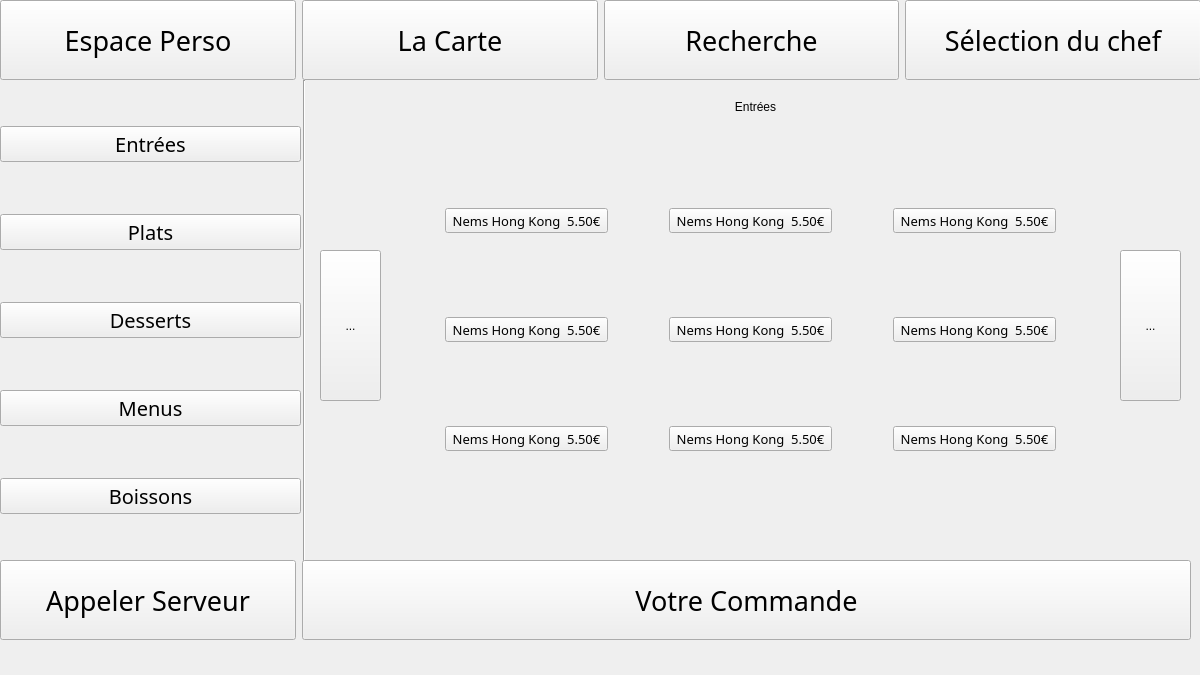
<?xml version="1.0" encoding="UTF-8"?>
<ui version="4.0">
 <class>Entrees</class>
 <widget class="QWidget" name="Entrees">
  <property name="geometry">
   <rect>
    <x>0</x>
    <y>0</y>
    <width>1200</width>
    <height>675</height>
   </rect>
  </property>
  <property name="windowTitle">
   <string>Form</string>
  </property>
  <widget class="QWidget" name="gridLayoutWidget">
   <property name="geometry">
    <rect>
     <x>390</x>
     <y>130</y>
     <width>721</width>
     <height>401</height>
    </rect>
   </property>
   <layout class="QGridLayout" name="gridLayout">
    <property name="sizeConstraint">
     <enum>QLayout::SetDefaultConstraint</enum>
    </property>
    <property name="spacing">
     <number>6</number>
    </property>
    <item row="0" column="0">
     <widget class="QToolButton" name="toolButton_10">
      <property name="sizePolicy">
       <sizepolicy hsizetype="Fixed" vsizetype="Fixed">
        <horstretch>0</horstretch>
        <verstretch>0</verstretch>
       </sizepolicy>
      </property>
      <property name="font">
       <font>
        <family>Manjari</family>
        <pointsize>10</pointsize>
       </font>
      </property>
      <property name="text">
       <string>Nems Hong Kong  5.50€</string>
      </property>
      <property name="icon">
       <iconset>
        <normaloff>nourriture.jpg</normaloff>nourriture.jpg</iconset>
      </property>
      <property name="iconSize">
       <size>
        <width>140</width>
        <height>90</height>
       </size>
      </property>
      <property name="toolButtonStyle">
       <enum>Qt::ToolButtonTextUnderIcon</enum>
      </property>
     </widget>
    </item>
    <item row="2" column="4">
     <widget class="QToolButton" name="toolButton_18">
      <property name="sizePolicy">
       <sizepolicy hsizetype="Fixed" vsizetype="Fixed">
        <horstretch>0</horstretch>
        <verstretch>0</verstretch>
       </sizepolicy>
      </property>
      <property name="font">
       <font>
        <family>Manjari</family>
        <pointsize>10</pointsize>
       </font>
      </property>
      <property name="text">
       <string>Nems Hong Kong  5.50€</string>
      </property>
      <property name="icon">
       <iconset>
        <normaloff>nourriture.jpg</normaloff>nourriture.jpg</iconset>
      </property>
      <property name="iconSize">
       <size>
        <width>140</width>
        <height>90</height>
       </size>
      </property>
      <property name="toolButtonStyle">
       <enum>Qt::ToolButtonTextUnderIcon</enum>
      </property>
     </widget>
    </item>
    <item row="2" column="1">
     <widget class="QToolButton" name="toolButton_17">
      <property name="sizePolicy">
       <sizepolicy hsizetype="Fixed" vsizetype="Fixed">
        <horstretch>0</horstretch>
        <verstretch>0</verstretch>
       </sizepolicy>
      </property>
      <property name="font">
       <font>
        <family>Manjari</family>
        <pointsize>10</pointsize>
       </font>
      </property>
      <property name="text">
       <string>Nems Hong Kong  5.50€</string>
      </property>
      <property name="icon">
       <iconset>
        <normaloff>nourriture.jpg</normaloff>nourriture.jpg</iconset>
      </property>
      <property name="iconSize">
       <size>
        <width>140</width>
        <height>90</height>
       </size>
      </property>
      <property name="toolButtonStyle">
       <enum>Qt::ToolButtonTextUnderIcon</enum>
      </property>
     </widget>
    </item>
    <item row="1" column="1">
     <widget class="QToolButton" name="toolButton_14">
      <property name="sizePolicy">
       <sizepolicy hsizetype="Fixed" vsizetype="Fixed">
        <horstretch>0</horstretch>
        <verstretch>0</verstretch>
       </sizepolicy>
      </property>
      <property name="font">
       <font>
        <family>Manjari</family>
        <pointsize>10</pointsize>
       </font>
      </property>
      <property name="text">
       <string>Nems Hong Kong  5.50€</string>
      </property>
      <property name="icon">
       <iconset>
        <normaloff>nourriture.jpg</normaloff>nourriture.jpg</iconset>
      </property>
      <property name="iconSize">
       <size>
        <width>140</width>
        <height>90</height>
       </size>
      </property>
      <property name="toolButtonStyle">
       <enum>Qt::ToolButtonTextUnderIcon</enum>
      </property>
     </widget>
    </item>
    <item row="0" column="4">
     <widget class="QToolButton" name="toolButton_12">
      <property name="sizePolicy">
       <sizepolicy hsizetype="Fixed" vsizetype="Fixed">
        <horstretch>0</horstretch>
        <verstretch>0</verstretch>
       </sizepolicy>
      </property>
      <property name="font">
       <font>
        <family>Manjari</family>
        <pointsize>10</pointsize>
       </font>
      </property>
      <property name="text">
       <string>Nems Hong Kong  5.50€</string>
      </property>
      <property name="icon">
       <iconset>
        <normaloff>nourriture.jpg</normaloff>nourriture.jpg</iconset>
      </property>
      <property name="iconSize">
       <size>
        <width>140</width>
        <height>90</height>
       </size>
      </property>
      <property name="toolButtonStyle">
       <enum>Qt::ToolButtonTextUnderIcon</enum>
      </property>
     </widget>
    </item>
    <item row="2" column="0">
     <widget class="QToolButton" name="toolButton_16">
      <property name="sizePolicy">
       <sizepolicy hsizetype="Fixed" vsizetype="Fixed">
        <horstretch>0</horstretch>
        <verstretch>0</verstretch>
       </sizepolicy>
      </property>
      <property name="font">
       <font>
        <family>Manjari</family>
        <pointsize>10</pointsize>
       </font>
      </property>
      <property name="text">
       <string>Nems Hong Kong  5.50€</string>
      </property>
      <property name="icon">
       <iconset>
        <normaloff>nourriture.jpg</normaloff>nourriture.jpg</iconset>
      </property>
      <property name="iconSize">
       <size>
        <width>140</width>
        <height>90</height>
       </size>
      </property>
      <property name="toolButtonStyle">
       <enum>Qt::ToolButtonTextUnderIcon</enum>
      </property>
     </widget>
    </item>
    <item row="1" column="0">
     <widget class="QToolButton" name="toolButton_13">
      <property name="sizePolicy">
       <sizepolicy hsizetype="Fixed" vsizetype="Fixed">
        <horstretch>0</horstretch>
        <verstretch>0</verstretch>
       </sizepolicy>
      </property>
      <property name="font">
       <font>
        <family>Manjari</family>
        <pointsize>10</pointsize>
       </font>
      </property>
      <property name="text">
       <string>Nems Hong Kong  5.50€</string>
      </property>
      <property name="icon">
       <iconset>
        <normaloff>nourriture.jpg</normaloff>nourriture.jpg</iconset>
      </property>
      <property name="iconSize">
       <size>
        <width>140</width>
        <height>90</height>
       </size>
      </property>
      <property name="toolButtonStyle">
       <enum>Qt::ToolButtonTextUnderIcon</enum>
      </property>
     </widget>
    </item>
    <item row="1" column="4">
     <widget class="QToolButton" name="toolButton_15">
      <property name="sizePolicy">
       <sizepolicy hsizetype="Fixed" vsizetype="Fixed">
        <horstretch>0</horstretch>
        <verstretch>0</verstretch>
       </sizepolicy>
      </property>
      <property name="font">
       <font>
        <family>Manjari</family>
        <pointsize>10</pointsize>
       </font>
      </property>
      <property name="text">
       <string>Nems Hong Kong  5.50€</string>
      </property>
      <property name="icon">
       <iconset>
        <normaloff>nourriture.jpg</normaloff>nourriture.jpg</iconset>
      </property>
      <property name="iconSize">
       <size>
        <width>140</width>
        <height>90</height>
       </size>
      </property>
      <property name="toolButtonStyle">
       <enum>Qt::ToolButtonTextUnderIcon</enum>
      </property>
     </widget>
    </item>
    <item row="0" column="1">
     <widget class="QToolButton" name="toolButton_11">
      <property name="sizePolicy">
       <sizepolicy hsizetype="Fixed" vsizetype="Fixed">
        <horstretch>0</horstretch>
        <verstretch>0</verstretch>
       </sizepolicy>
      </property>
      <property name="font">
       <font>
        <family>Manjari</family>
        <pointsize>10</pointsize>
       </font>
      </property>
      <property name="text">
       <string>Nems Hong Kong  5.50€</string>
      </property>
      <property name="icon">
       <iconset>
        <normaloff>nourriture.jpg</normaloff>nourriture.jpg</iconset>
      </property>
      <property name="iconSize">
       <size>
        <width>140</width>
        <height>90</height>
       </size>
      </property>
      <property name="toolButtonStyle">
       <enum>Qt::ToolButtonTextUnderIcon</enum>
      </property>
     </widget>
    </item>
   </layout>
  </widget>
  <widget class="QWidget" name="horizontalLayoutWidget">
   <property name="geometry">
    <rect>
     <x>0</x>
     <y>0</y>
     <width>1201</width>
     <height>80</height>
    </rect>
   </property>
   <layout class="QHBoxLayout" name="horizontalLayout_2">
    <item>
     <widget class="QPushButton" name="pushButton_4">
      <property name="sizePolicy">
       <sizepolicy hsizetype="Expanding" vsizetype="Expanding">
        <horstretch>0</horstretch>
        <verstretch>0</verstretch>
       </sizepolicy>
      </property>
      <property name="font">
       <font>
        <family>Manjari</family>
        <pointsize>20</pointsize>
       </font>
      </property>
      <property name="text">
       <string>Espace Perso</string>
      </property>
     </widget>
    </item>
    <item>
     <widget class="QPushButton" name="pushButton_3">
      <property name="enabled">
       <bool>true</bool>
      </property>
      <property name="sizePolicy">
       <sizepolicy hsizetype="Expanding" vsizetype="Expanding">
        <horstretch>0</horstretch>
        <verstretch>0</verstretch>
       </sizepolicy>
      </property>
      <property name="font">
       <font>
        <family>Manjari</family>
        <pointsize>20</pointsize>
       </font>
      </property>
      <property name="text">
       <string>La Carte</string>
      </property>
     </widget>
    </item>
    <item>
     <widget class="QPushButton" name="pushButton_2">
      <property name="sizePolicy">
       <sizepolicy hsizetype="Expanding" vsizetype="Expanding">
        <horstretch>0</horstretch>
        <verstretch>0</verstretch>
       </sizepolicy>
      </property>
      <property name="font">
       <font>
        <family>Manjari</family>
        <pointsize>20</pointsize>
       </font>
      </property>
      <property name="text">
       <string>Recherche</string>
      </property>
     </widget>
    </item>
    <item>
     <widget class="QPushButton" name="pushButton">
      <property name="sizePolicy">
       <sizepolicy hsizetype="Expanding" vsizetype="Expanding">
        <horstretch>0</horstretch>
        <verstretch>0</verstretch>
       </sizepolicy>
      </property>
      <property name="font">
       <font>
        <family>Manjari</family>
        <pointsize>20</pointsize>
       </font>
      </property>
      <property name="text">
       <string>Sélection du chef</string>
      </property>
     </widget>
    </item>
   </layout>
  </widget>
  <widget class="QWidget" name="verticalLayoutWidget_2">
   <property name="geometry">
    <rect>
     <x>0</x>
     <y>80</y>
     <width>301</width>
     <height>481</height>
    </rect>
   </property>
   <layout class="QVBoxLayout" name="verticalLayout_3">
    <item>
     <widget class="QPushButton" name="pushButton_8">
      <property name="sizePolicy">
       <sizepolicy hsizetype="Minimum" vsizetype="Fixed">
        <horstretch>0</horstretch>
        <verstretch>0</verstretch>
       </sizepolicy>
      </property>
      <property name="font">
       <font>
        <family>Manjari</family>
        <pointsize>15</pointsize>
       </font>
      </property>
      <property name="text">
       <string>Entrées</string>
      </property>
     </widget>
    </item>
    <item>
     <widget class="QPushButton" name="pushButton_11">
      <property name="font">
       <font>
        <family>Manjari</family>
        <pointsize>15</pointsize>
       </font>
      </property>
      <property name="text">
       <string>Plats</string>
      </property>
     </widget>
    </item>
    <item>
     <widget class="QPushButton" name="pushButton_10">
      <property name="font">
       <font>
        <family>Manjari</family>
        <pointsize>15</pointsize>
       </font>
      </property>
      <property name="text">
       <string>Desserts</string>
      </property>
     </widget>
    </item>
    <item>
     <widget class="QPushButton" name="pushButton_9">
      <property name="font">
       <font>
        <family>Manjari</family>
        <pointsize>15</pointsize>
       </font>
      </property>
      <property name="text">
       <string>Menus</string>
      </property>
     </widget>
    </item>
    <item>
     <widget class="QPushButton" name="pushButton_7">
      <property name="font">
       <font>
        <family>Manjari</family>
        <pointsize>15</pointsize>
       </font>
      </property>
      <property name="text">
       <string>Boissons</string>
      </property>
     </widget>
    </item>
   </layout>
  </widget>
  <widget class="QLabel" name="label">
   <property name="geometry">
    <rect>
     <x>310</x>
     <y>86</y>
     <width>891</width>
     <height>41</height>
    </rect>
   </property>
   <property name="text">
    <string>Entrées</string>
   </property>
   <property name="alignment">
    <set>Qt::AlignCenter</set>
   </property>
  </widget>
  <widget class="QToolButton" name="toolButton_2">
   <property name="geometry">
    <rect>
     <x>320</x>
     <y>250</y>
     <width>61</width>
     <height>151</height>
    </rect>
   </property>
   <property name="autoFillBackground">
    <bool>false</bool>
   </property>
   <property name="text">
    <string>...</string>
   </property>
   <property name="icon">
    <iconset>
     <normaloff>fleche2.png</normaloff>fleche2.png</iconset>
   </property>
   <property name="iconSize">
    <size>
     <width>200</width>
     <height>200</height>
    </size>
   </property>
  </widget>
  <widget class="QToolButton" name="toolButton">
   <property name="geometry">
    <rect>
     <x>1120</x>
     <y>250</y>
     <width>61</width>
     <height>151</height>
    </rect>
   </property>
   <property name="text">
    <string>...</string>
   </property>
   <property name="icon">
    <iconset>
     <normaloff>fleche.png</normaloff>fleche.png</iconset>
   </property>
   <property name="iconSize">
    <size>
     <width>200</width>
     <height>200</height>
    </size>
   </property>
  </widget>
  <widget class="Line" name="line">
   <property name="geometry">
    <rect>
     <x>289</x>
     <y>80</y>
     <width>31</width>
     <height>481</height>
    </rect>
   </property>
   <property name="orientation">
    <enum>Qt::Vertical</enum>
   </property>
  </widget>
  <widget class="QWidget" name="horizontalLayoutWidget_2">
   <property name="geometry">
    <rect>
     <x>0</x>
     <y>560</y>
     <width>1191</width>
     <height>80</height>
    </rect>
   </property>
   <layout class="QHBoxLayout" name="horizontalLayout_3">
    <item>
     <widget class="QPushButton" name="pushButton_5">
      <property name="sizePolicy">
       <sizepolicy hsizetype="Minimum" vsizetype="Expanding">
        <horstretch>1</horstretch>
        <verstretch>0</verstretch>
       </sizepolicy>
      </property>
      <property name="font">
       <font>
        <family>Manjari</family>
        <pointsize>20</pointsize>
       </font>
      </property>
      <property name="contextMenuPolicy">
       <enum>Qt::DefaultContextMenu</enum>
      </property>
      <property name="text">
       <string>Appeler Serveur</string>
      </property>
     </widget>
    </item>
    <item>
     <widget class="QPushButton" name="pushButton_6">
      <property name="sizePolicy">
       <sizepolicy hsizetype="Preferred" vsizetype="Expanding">
        <horstretch>3</horstretch>
        <verstretch>0</verstretch>
       </sizepolicy>
      </property>
      <property name="font">
       <font>
        <family>Manjari</family>
        <pointsize>20</pointsize>
       </font>
      </property>
      <property name="text">
       <string>Votre Commande</string>
      </property>
     </widget>
    </item>
   </layout>
  </widget>
 </widget>
 <resources/>
 <connections/>
</ui>
